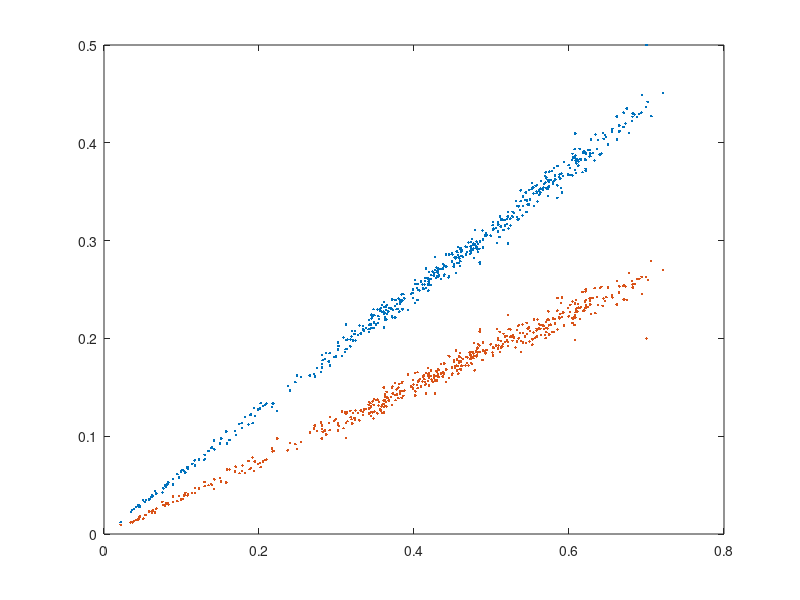
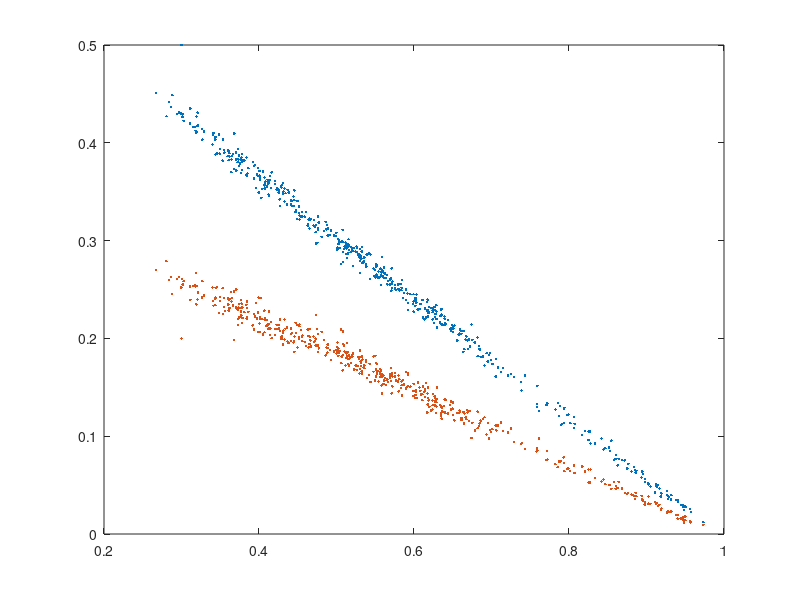
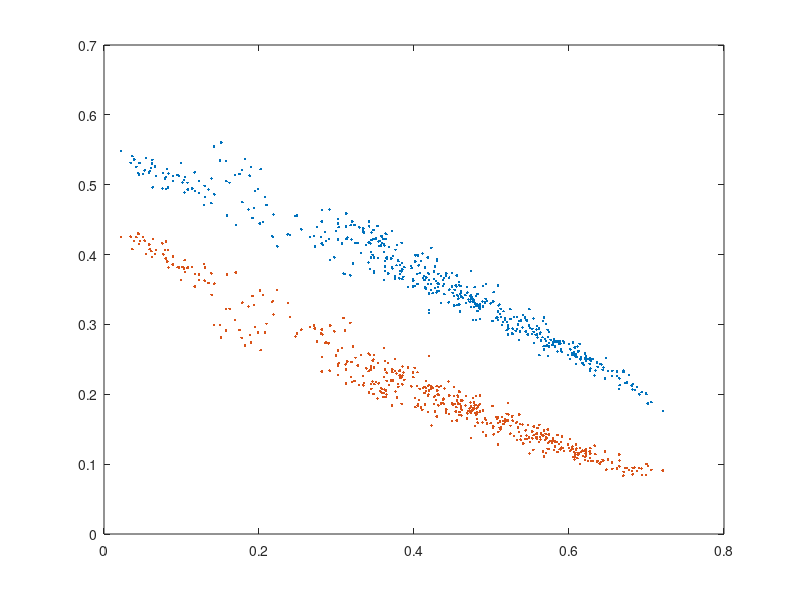
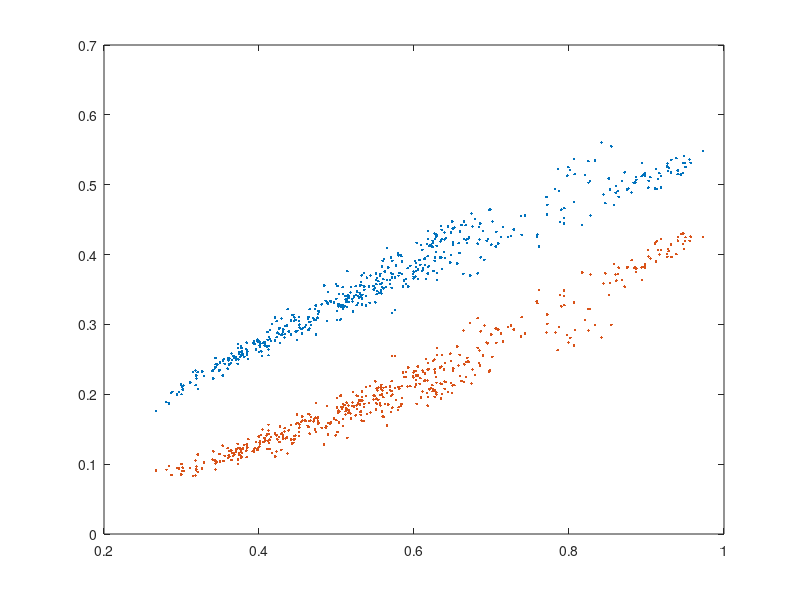

MATLAB code for these plots, in order:
x = dlmread('oakland-mi-subset.csv',',',1,0);

%
% Shiva's plot
%
% X axis is the rate of R straight tickets per overall straight ticket
% voter
%
% Y axis is the rate of R indiv trump vote per overall indiv ballots 
%

st_rate = x(:,2)./x(:,3);
figure(1)
plot(st_rate(:),x(:,4)./x(:,5)-st_rate(:),'.')

%
% alternate 1
% 
% X axis is overall rate of trump votes, any source
%
% Y axis is difference between rate of R straight ticket per overall
% straight tickets, and rate of trump votes per overall indiv ballots
%

r_rate = (x(:,2)+x(:,4))./(x(:,3)+x(:,5));
figure(2)
plot(r_rate(:),x(:,4)./x(:,5)-x(:,2)./x(:,3),'.')

%
% alternate 2
%
% X axis is overall rate of trump votes, any source 
%
% Y axis is difference between rate of individual trump votes per all votes, 
% and the rate of R straight ticket votes per all votes
%
% shows that as the overall fraction of trump votes increases, the fraction
% of stright ticket votes increases relative to individual, linearly.
%

figure(3)
plot(r_rate(:),x(:,2)./(x(:,3)+x(:,5))-x(:,4)./(x(:,3)+x(:,5)),'.')

%
% X = straight_r_votes / total_votes
%
% Y = (trump_votes_among_mixed_ballots / mixed_ballot_votes) - 
%    (trump_votes_among_straight_r_ballots / straight_r_votes)
%

figure(4)
str_per_total = x(:,2)./(x(:,3)+x(:,5));
plot(str_per_total(:),x(:,4)./x(:,5)-x(:,2)./x(:,3),'.')


%%

xr = dlmread('oakland-mi-subset.csv',',',1,0);
xd = dlmread('oakland-mi-subset-d.csv',',',0,0);

r_rate = (xr(:,2)+xr(:,4))./(xr(:,3)+xr(:,5));
d_rate = (xd(:,2)+xd(:,4))./(xd(:,3)+xd(:,5));

figure(1)
plot(r_rate(:),[xr(:,2)./(xr(:,3)+xr(:,5)),xr(:,4)./(xr(:,3)+xr(:,5))],'.')
figure(2)
plot(d_rate(:),[xr(:,2)./(xr(:,3)+xr(:,5)),xr(:,4)./(xr(:,3)+xr(:,5))],'.')

figure(3)
plot(r_rate(:),[xd(:,2)./(xd(:,3)+xd(:,5)),xd(:,4)./(xd(:,3)+xd(:,5))],'.')
figure(4)
plot(d_rate(:),[xd(:,2)./(xd(:,3)+xd(:,5)),xd(:,4)./(xd(:,3)+xd(:,5))],'.')


